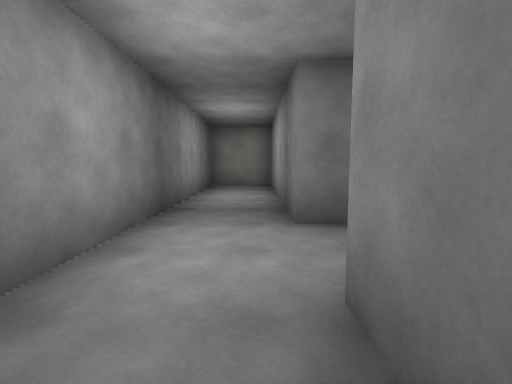
View 1 (above)

18 first-person views from a walk through a Unity game level. The camera is 1.4 m above the floor, tilts 6° down and sees 85° across. The floor is counted in squares, 1.8 m on a side. Each view is taken from the middle of a square. On the plan, view 1 faces up. The plan holds only what a view shows up to about 10 squares ahead; the rest is blank. The place goes on beyond the plan. The player is left out. Surface patterns are stand-ins for the level's own textures.

View 2
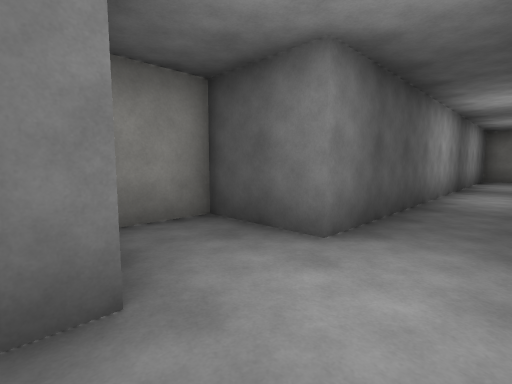

View 3
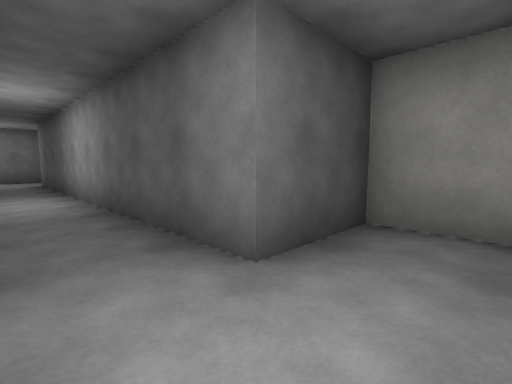

View 4
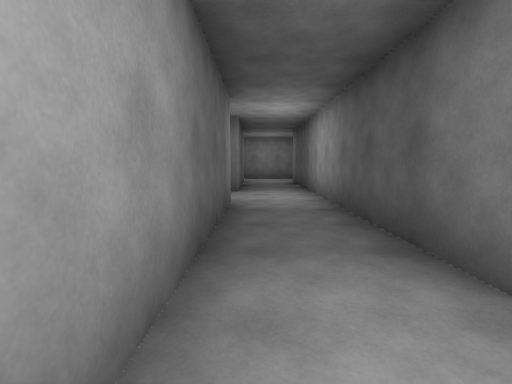

View 5
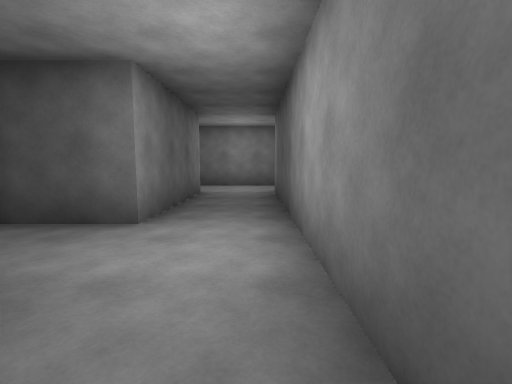

View 6
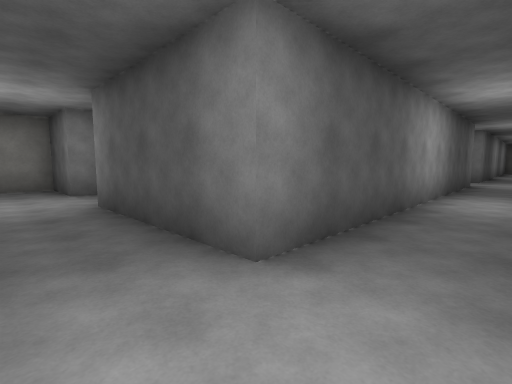

View 7
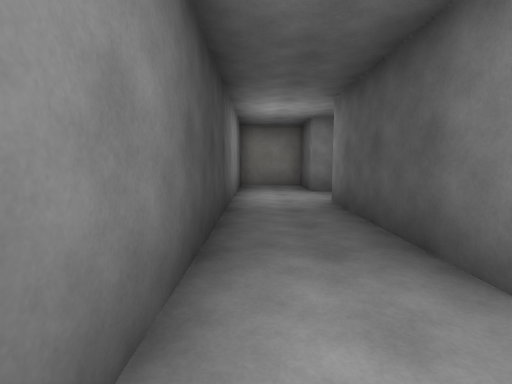

View 8
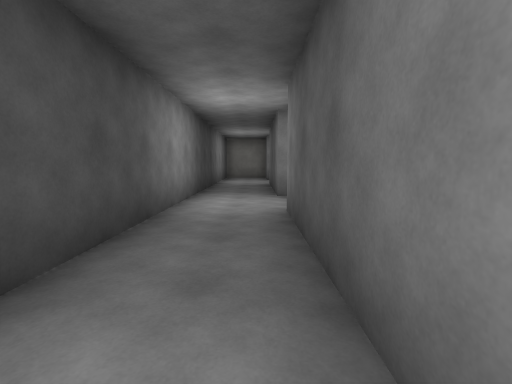

View 9
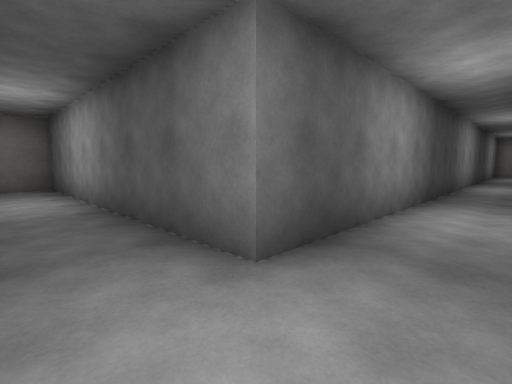

View 10
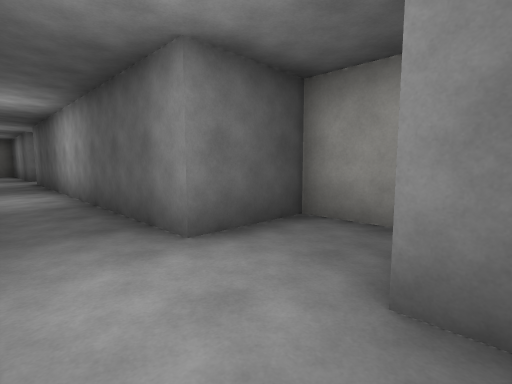

View 11
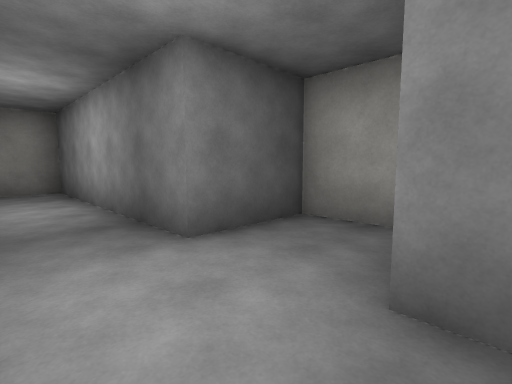

View 12
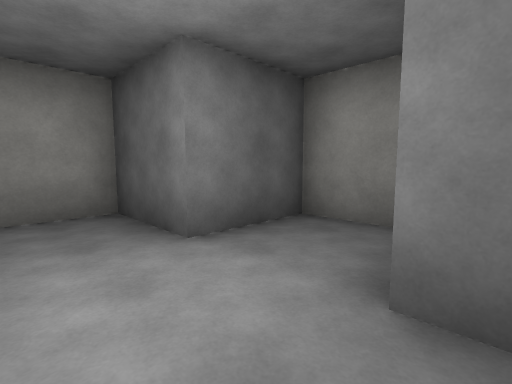

View 13
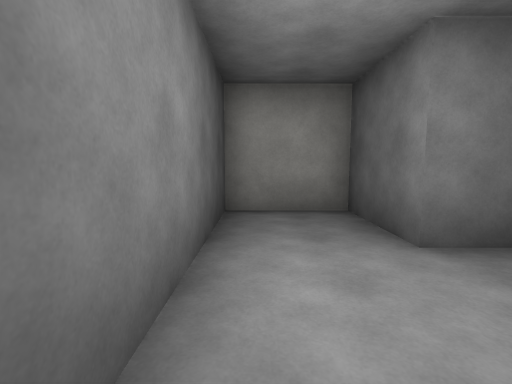

View 14
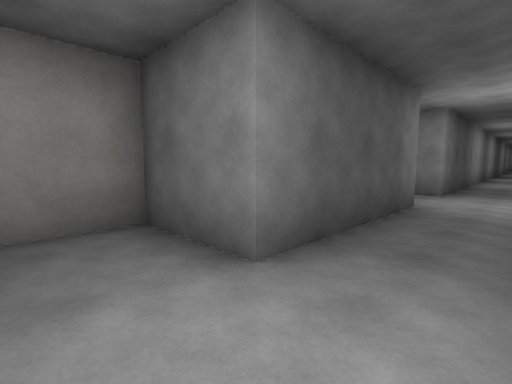

View 15
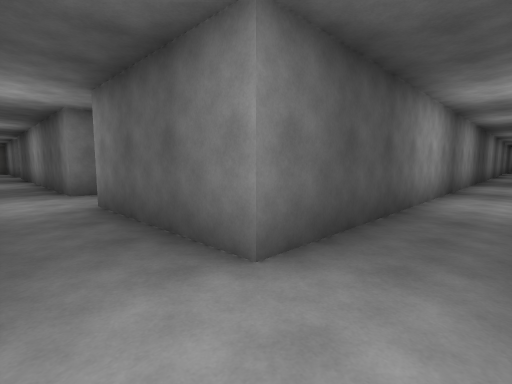

View 16
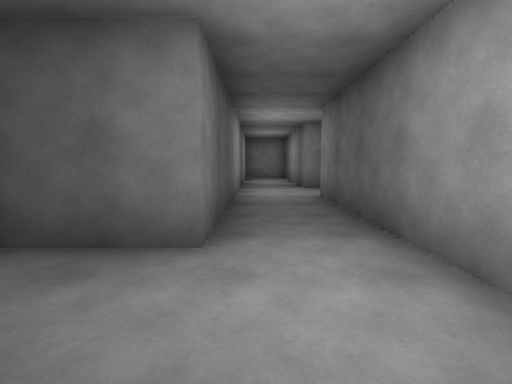

View 17
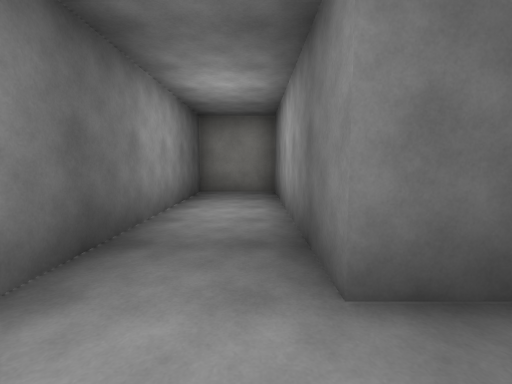

View 18
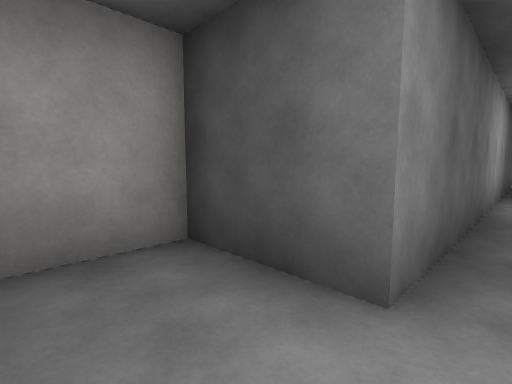

### Floor plan
Points are (right, up) in squares from view 1. A wall is a line through its corners. A room is listed if a view was taken in it or the views show most of it. See-through windows are left out.
Room 1 (views 1, 2, 3, 4, 5, 6, 7, 8, 9, 10, 11, 12, 13, 14, 15, 16, 17, 18)
walls: (2.5, -9.9) (2.5, -8.5) (0.5, -8.5) (0.5, 1.5) (2.5, 1.5) (2.5, 3.5) (0.5, 3.5) (0.5, 9.5) (-1.5, 9.5) (-1.5, -2.5) (-3.5, -2.5) (-3.5, -4.5) (-1.5, -4.5) (-1.5, -14.5) (-5.5, -14.5) (-5.5, -12.5) (-7.5, -12.5) (-7.5, -14.5) (-9.5, -14.5) (-9.5, -16.5) (8.5, -16.5) (8.5, -24.5) (9.6, -24.5); (11.8, -14.5) (0.5, -14.5) (0.5, -10.5) (2.2, -10.5)

Where each view was taken, in squares from view 1:
view 1: 0 up, 0 right, facing up
view 2: 5 down, 0 right, facing up-left
view 3: 3 down, 0 right, facing down-left
view 4: 3 down, 0 right, facing down
view 5: 7 down, 1 left, facing down
view 6: 16 down, 0 right, facing up-left
view 7: 16 down, 0 right, facing left
view 8: 15 down, 5 right, facing left
view 9: 15 down, 10 right, facing down-left
view 10: 11 down, 1 left, facing up-right
view 11: 1 up, 1 left, facing up-right
view 12: 16 down, 5 left, facing up-left
view 13: 16 down, 5 left, facing left
view 14: 16 down, 7 left, facing up-right
view 15: 16 down, 1 left, facing up-right
view 16: 5 down, 1 left, facing up
view 17: 2 up, 0 right, facing up
view 18: 3 up, 0 right, facing down-right
